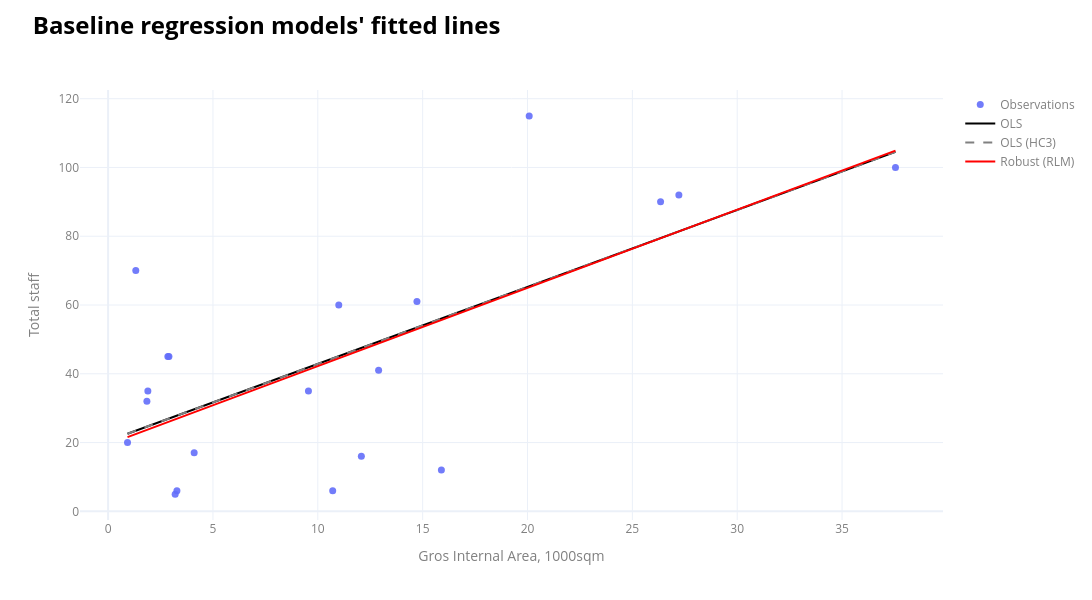

Notebook source saved alongside this figure:
### Code cell
#| include: false
#Plot regression line
x, y = "b8_gia_1000_sqm", "b8_total_staff_fte"
cols = ["id","lpa_name","current_occupier"]
df = data_ldn_exstg_regression_m1
ht = "<br>".join([f"{c}: %{{customdata[{i}]}}" for i,c in enumerate(cols)]) + "<extra></extra>"
xl = np.linspace(df[x].min(), df[x].max(), 200)

fig = go.Figure([go.Scatter(x=df[x], y=df[y], mode="markers", marker=dict(size=7,opacity=0.9),
                            name="Observations", customdata=df[cols].to_numpy(), hovertemplate=ht)])
for mdl, name, style in [(m1,"OLS",dict(color="black")), (m1_robust_se,"OLS (HC3)",dict(color="grey",dash="dash")),
                         (m1_robust_HuberT,"Robust (RLM)",dict(color="red"))]:
    a,b = mdl.params["const"], mdl.params[x]
    fig.add_trace(go.Scatter(x=xl, y=a+b*xl, mode="lines", line=dict(width=2,**style), name=name))

fig.update_layout(width=1100,height=600,template="plotly_white",
                  title=dict(text="<br><span style='font-size:24px; font-weight:bold; color:%s;'>Baseline regression models' fitted lines</span>"%notes_colour,
                             x=0.03,xanchor="left",y=0.98,yanchor="top"),
                  margin=dict(t=90),legend=dict(font=dict(color=labels_colour)))
fig.update_xaxes(title_text="Gros Internal Area, 1000sqm",title_font=dict(color=labels_colour),tickfont=dict(color=labels_colour))
fig.update_yaxes(title_text="Total staff",title_font=dict(color=labels_colour),tickfont=dict(color=labels_colour))
fig.show(config={
    "toImageButtonOptions": {
        "format": "png",
        "filename": "figure",
        "scale": 4
    }
})

### Figure 1 — Plotly figure (JSON) as saved in the notebook; plotly's stock layout.template omitted (floating-point values rounded to 4 significant figures; data arrays with more than 128 entries replaced by an {"elided": "..."} marker saying what was removed)
{"data": [{"customdata": [["Tower_Hamlets-PA_24_01932_A1", "Tower Hamlets", "Global Switch London"], ["Islington-P2013_1089_FUL", "Islington", "Colt Data Centres"], ["Hounslow-P_2019_3115", "Hounslow", "ServerFarm"], ["Hillingdon-38421_APP_2021_4045", "Hillingdon", "Colt Data Centre Services"], ["Ealing-PP_2015_0516", "Ealing", "Equinix Data Centre"], ["Hounslow-P_2007_1897", "Hounslow", null], ["Havering-P0151_12", "Havering", "Green Mountain"], ["Tower_Hamlets-PA_08_01799", "Tower Hamlets", "Telehouse International Corporation of Europe Ltd"], ["Enfield-LDC_08_0514", "Enfield", "Virtus"], ["Tower_Hamlets-PA_00_00622", "Tower Hamlets", "Telehouse International Corporation of Europe Ltd"], ["Enfield-TP_11_1373", "Enfield", "Sovereign Business Integration plc"], ["Hounslow-P_2011_3272", "Hounslow", "Virtus"], ["Tower_Hamlets-PA_13_00803", "Tower Hamlets", "Digital Realty "], ["Tower_Hamlets-PA_20_02381_NC", "Tower Hamlets", "Echelon"], ["Croydon-19_00539_FUL", "Croydon", "Pulsant"], ["Bexley-23_00960_FUL", "Bexley", "OVH"], ["Ealing-224110OPDFUL", "Ealing", "Colt Data Centre Services"], ["Camden-2022_3535_P", "Camden", "UCL"], ["Tower_Hamlets-PA_21_00615_NC", "Tower Hamlets", "Digital Realty "], ["Bromley-19_04182_FULL1", "Bromley", "Dajon Data Management Ltd"]], "hovertemplate": "id: %{customdata[0]}<br>lpa_name: %{customdata[1]}<br>current_occupier: %{customdata[2]}<extra></extra>", "marker": {"opacity": 0.9, "size": 7}, "mode": "markers", "name": "Observations", "type": "scatter", "x": [27.22, 1.895, 12.08, 37.55, 26.34, 10.71, 11.0, 20.08, 2.9, 1.32, 2.85, 15.89, 12.9, 14.73, 3.282, 4.104, 9.553, 3.198, 1.85, 0.9259], "y": [92.0, 35.0, 16.0, 100.0, 90.0, 6.0, 60.0, 115.0, 45.0, 70.0, 45.0, 12.0, 41.0, 61.0, 6.0, 17.0, 35.0, 5.0, 32.0, 20.0]}, {"line": {"color": "black", "width": 2}, "mode": "lines", "name": "OLS", "type": "scatter", "x": {"elided": "200 float values"}, "y": {"elided": "200 float values"}}, {"line": {"color": "grey", "dash": "dash", "width": 2}, "mode": "lines", "name": "OLS (HC3)", "type": "scatter", "x": {"elided": "200 float values"}, "y": {"elided": "200 float values"}}, {"line": {"color": "red", "width": 2}, "mode": "lines", "name": "Robust (RLM)", "type": "scatter", "x": {"elided": "200 float values"}, "y": {"elided": "200 float values"}}], "layout": {"height": 600, "legend": {"font": {"color": "grey"}}, "margin": {"t": 90}, "title": {"text": "<br><span style='font-size:24px; font-weight:bold; color:black;'>Baseline regression models' fitted lines</span>", "x": 0.03, "xanchor": "left", "y": 0.98, "yanchor": "top"}, "width": 1100, "xaxis": {"tickfont": {"color": "grey"}, "title": {"font": {"color": "grey"}, "text": "Gros Internal Area, 1000sqm"}}, "yaxis": {"tickfont": {"color": "grey"}, "title": {"font": {"color": "grey"}, "text": "Total staff"}}}}
